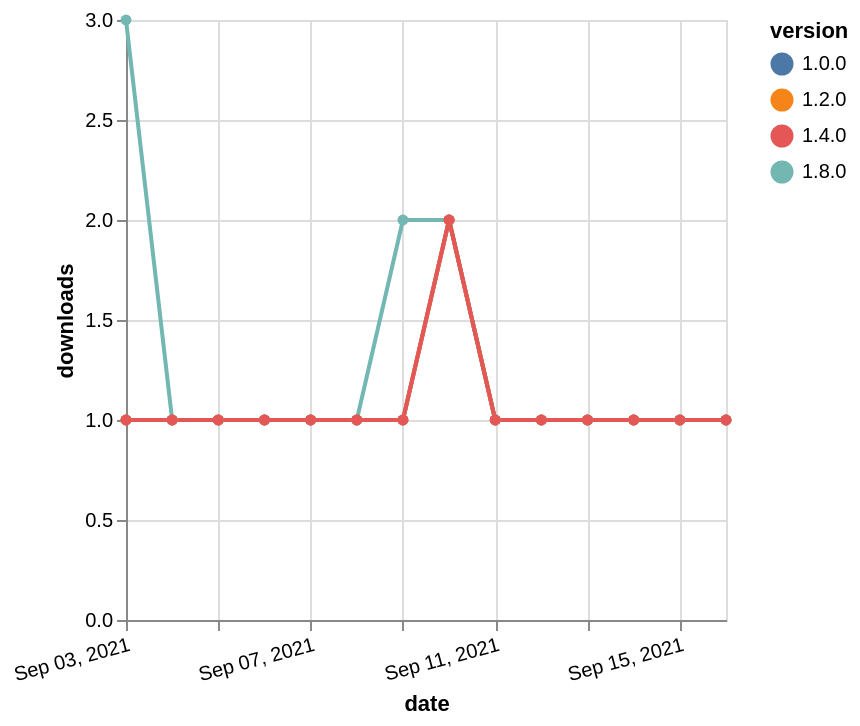

The Vega-Lite source for this figure:
### Vega-Lite specification from a JSON file in a GitHub repository (floating-point values rounded to 4 significant figures)
{"$schema": "https://vega.github.io/schema/vega-lite/v5.json", "description": "A simple bar chart with embedded data.", "data": {"values": [{"date": "2021-09-03", "total": 131, "delta": 3, "version": "1.8.0"}, {"date": "2021-09-04", "total": 132, "delta": 1, "version": "1.8.0"}, {"date": "2021-09-05", "total": 133, "delta": 1, "version": "1.8.0"}, {"date": "2021-09-06", "total": 134, "delta": 1, "version": "1.8.0"}, {"date": "2021-09-07", "total": 135, "delta": 1, "version": "1.8.0"}, {"date": "2021-09-08", "total": 136, "delta": 1, "version": "1.8.0"}, {"date": "2021-09-09", "total": 138, "delta": 2, "version": "1.8.0"}, {"date": "2021-09-10", "total": 140, "delta": 2, "version": "1.8.0"}, {"date": "2021-09-11", "total": 141, "delta": 1, "version": "1.8.0"}, {"date": "2021-09-12", "total": 142, "delta": 1, "version": "1.8.0"}, {"date": "2021-09-13", "total": 143, "delta": 1, "version": "1.8.0"}, {"date": "2021-09-14", "total": 144, "delta": 1, "version": "1.8.0"}, {"date": "2021-09-15", "total": 145, "delta": 1, "version": "1.8.0"}, {"date": "2021-09-16", "total": 146, "delta": 1, "version": "1.8.0"}, {"date": "2021-09-03", "total": 207, "delta": 1, "version": "1.0.0"}, {"date": "2021-09-04", "total": 208, "delta": 1, "version": "1.0.0"}, {"date": "2021-09-05", "total": 209, "delta": 1, "version": "1.0.0"}, {"date": "2021-09-06", "total": 210, "delta": 1, "version": "1.0.0"}, {"date": "2021-09-07", "total": 211, "delta": 1, "version": "1.0.0"}, {"date": "2021-09-08", "total": 212, "delta": 1, "version": "1.0.0"}, {"date": "2021-09-09", "total": 213, "delta": 1, "version": "1.0.0"}, {"date": "2021-09-10", "total": 215, "delta": 2, "version": "1.0.0"}, {"date": "2021-09-11", "total": 216, "delta": 1, "version": "1.0.0"}, {"date": "2021-09-12", "total": 217, "delta": 1, "version": "1.0.0"}, {"date": "2021-09-13", "total": 218, "delta": 1, "version": "1.0.0"}, {"date": "2021-09-14", "total": 219, "delta": 1, "version": "1.0.0"}, {"date": "2021-09-15", "total": 220, "delta": 1, "version": "1.0.0"}, {"date": "2021-09-16", "total": 221, "delta": 1, "version": "1.0.0"}, {"date": "2021-09-03", "total": 201, "delta": 1, "version": "1.2.0"}, {"date": "2021-09-04", "total": 202, "delta": 1, "version": "1.2.0"}, {"date": "2021-09-05", "total": 203, "delta": 1, "version": "1.2.0"}, {"date": "2021-09-06", "total": 204, "delta": 1, "version": "1.2.0"}, {"date": "2021-09-07", "total": 205, "delta": 1, "version": "1.2.0"}, {"date": "2021-09-08", "total": 206, "delta": 1, "version": "1.2.0"}, {"date": "2021-09-09", "total": 207, "delta": 1, "version": "1.2.0"}, {"date": "2021-09-10", "total": 209, "delta": 2, "version": "1.2.0"}, {"date": "2021-09-11", "total": 210, "delta": 1, "version": "1.2.0"}, {"date": "2021-09-12", "total": 211, "delta": 1, "version": "1.2.0"}, {"date": "2021-09-13", "total": 212, "delta": 1, "version": "1.2.0"}, {"date": "2021-09-14", "total": 213, "delta": 1, "version": "1.2.0"}, {"date": "2021-09-15", "total": 214, "delta": 1, "version": "1.2.0"}, {"date": "2021-09-16", "total": 215, "delta": 1, "version": "1.2.0"}, {"date": "2021-09-03", "total": 176, "delta": 1, "version": "1.4.0"}, {"date": "2021-09-04", "total": 177, "delta": 1, "version": "1.4.0"}, {"date": "2021-09-05", "total": 178, "delta": 1, "version": "1.4.0"}, {"date": "2021-09-06", "total": 179, "delta": 1, "version": "1.4.0"}, {"date": "2021-09-07", "total": 180, "delta": 1, "version": "1.4.0"}, {"date": "2021-09-08", "total": 181, "delta": 1, "version": "1.4.0"}, {"date": "2021-09-09", "total": 182, "delta": 1, "version": "1.4.0"}, {"date": "2021-09-10", "total": 184, "delta": 2, "version": "1.4.0"}, {"date": "2021-09-11", "total": 185, "delta": 1, "version": "1.4.0"}, {"date": "2021-09-12", "total": 186, "delta": 1, "version": "1.4.0"}, {"date": "2021-09-13", "total": 187, "delta": 1, "version": "1.4.0"}, {"date": "2021-09-14", "total": 188, "delta": 1, "version": "1.4.0"}, {"date": "2021-09-15", "total": 189, "delta": 1, "version": "1.4.0"}, {"date": "2021-09-16", "total": 190, "delta": 1, "version": "1.4.0"}]}, "width": "container", "mark": {"type": "line", "point": {"filled": true}}, "encoding": {"x": {"field": "date", "type": "temporal", "timeUnit": "yearmonthdate", "title": "date", "axis": {"labelAngle": -15}}, "y": {"field": "delta", "type": "quantitative", "title": "downloads"}, "color": {"field": "version", "type": "nominal"}, "tooltip": {"field": "delta"}}}
